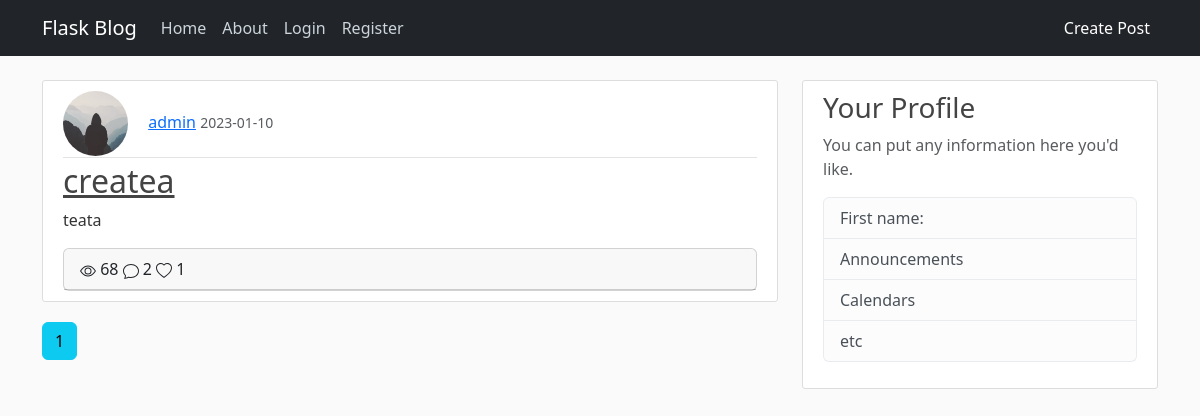
The app's page /home, older data.
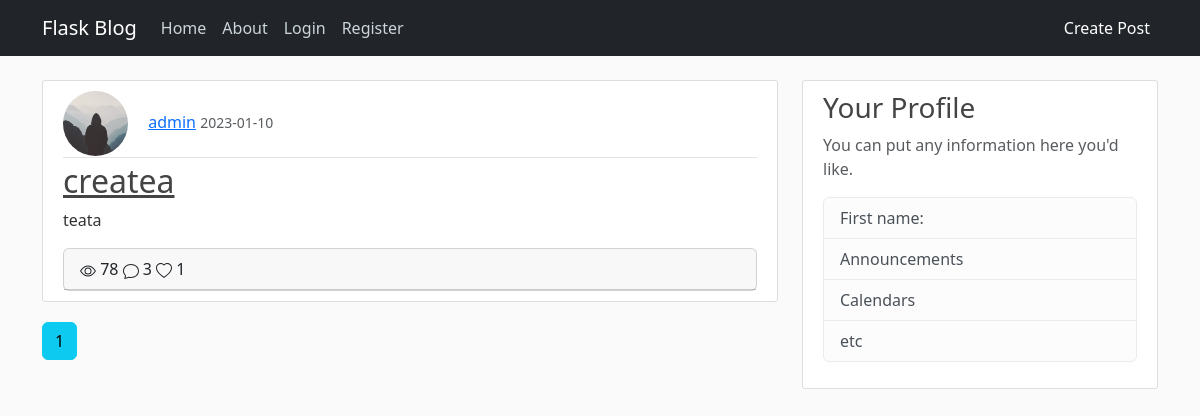
The same page, newer data.
### blog/models.py (models this page shows, shortened)
class Post(db.Model):
    id = db.Column(db.Integer, primary_key=True)
    title = db.Column(db.String(100), nullable=False)
    date_posted = db.Column(db.DateTime, nullable=False, default=datetime.utcnow)
    content = db.Column(db.Text, nullable=False)
    user_id = db.Column(db.Integer, db.ForeignKey('user.id'), nullable=False)
    views = db.Column(db.Integer, default=0)
    comments = db.relationship('Comment', backref='post', passive_deletes=True)
    likes = db.relationship('Like', backref='post', passive_deletes=True)

class User(db.Model, UserMixin):
    id = db.Column(db.Integer, primary_key=True)
    username = db.Column(db.String(20), unique=True, nullable=False)
    email = db.Column(db.String(120), unique=True, nullable=False)
    image_file = db.Column(db.String(20), nullable=False, default='default.jpg')
    password = db.Column(db.String(60), nullable=False)
    posts = db.relationship('Post', backref='user', lazy=True)
    comments = db.relationship('Comment', backref='user', passive_deletes=True)
    likes = db.relationship('Like', backref='user', passive_deletes=True)

### blog/views.py (the view)
@main.route("/")
@main.route("/home")
def home():
    page = request.args.get('page', 1, type=int)
    posts = Post.query.order_by(Post.date_posted.desc()).paginate(page=page, per_page=5)
    return render_template('index.html', posts=posts)

### blog/templates/index.html (shortened to what this page needs)
{% extends "base.html" %}
{% block content %}
    {% for post in posts %}
        <article class="media content-section">
            <div class="article-metadata">
                <img class="rounded-circle article-img" src="{{ url_for('static', filename='profile_pics/' + post.user.image_file) }}">
                <a class="mr-2" href="#">{{ post.user.username }}</a>
                <small class="text-muted">{{ post.date_posted.strftime('%Y-%m-%d') }}</small>
            </div>
          <div class="media-body">
            <h2><a class="article-title" href="{{ url_for('post.post_detail', post_id=post.id) }}">{{ post.title }}</a></h2>
            <p class="article-content">{{ post.content }}</p>
          </div>
            <div class="card">
                 <div class="card-header">
                     {{post.views}}
                     {{post.comments|length}}
                     {{post.likes|length}}
                 </div>
            </div>
        </article>
    {% endfor %}
    {% for page_num in posts.iter_pages(left_edge=1, right_edge=1, left_current=1, right_current=2) %}
      {% if page_num %}
        {% if posts.page == page_num %}
          <a class="btn btn-info mb-4" href="{{ url_for('main.home', page=page_num) }}">{{ page_num }}</a>
        {% else %}
          <a class="btn btn-outline-info mb-4" href="{{ url_for('main.home', page=page_num) }}">{{ page_num }}</a>
        {% endif %}
      {% endif %}
    {% endfor %}
{% endblock content %}
{% block content2 %}
<div class="col-md-4">
  <div class="content-section">
    <h3>Your Profile</h3>
    <p class='text-muted'>You can put any information here you'd like.
      <ul class="list-group">
        <li class="list-group-item list-group-item-light">First name: </li>
        <li class="list-group-item list-group-item-light">Announcements</li>
        <li class="list-group-item list-group-item-light">Calendars</li>
        <li class="list-group-item list-group-item-light">etc</li>
      </ul>
    </p>
  </div>
</div>
{% endblock content2 %}

Row changes from the older to the newer data that the page shows:
changed Post "createa": views "68" → "78"; comments|length "2" → "3"
